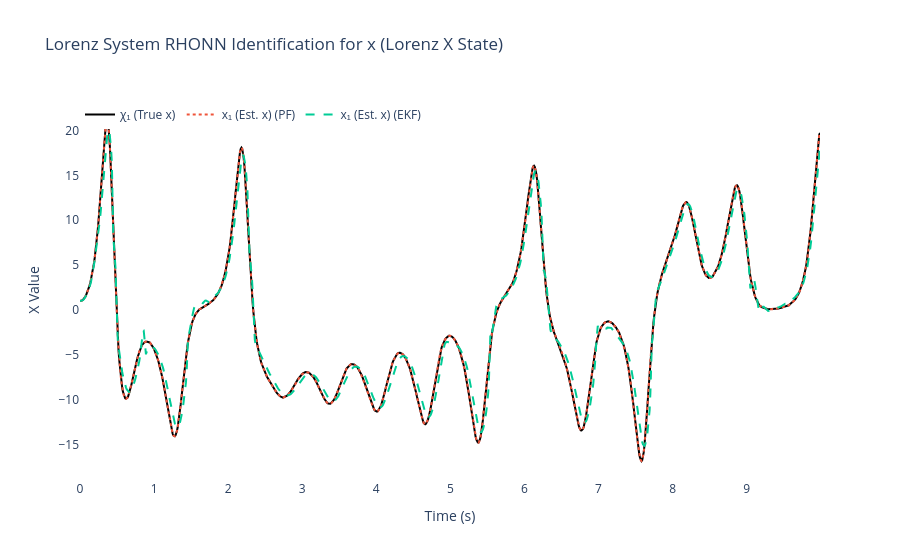
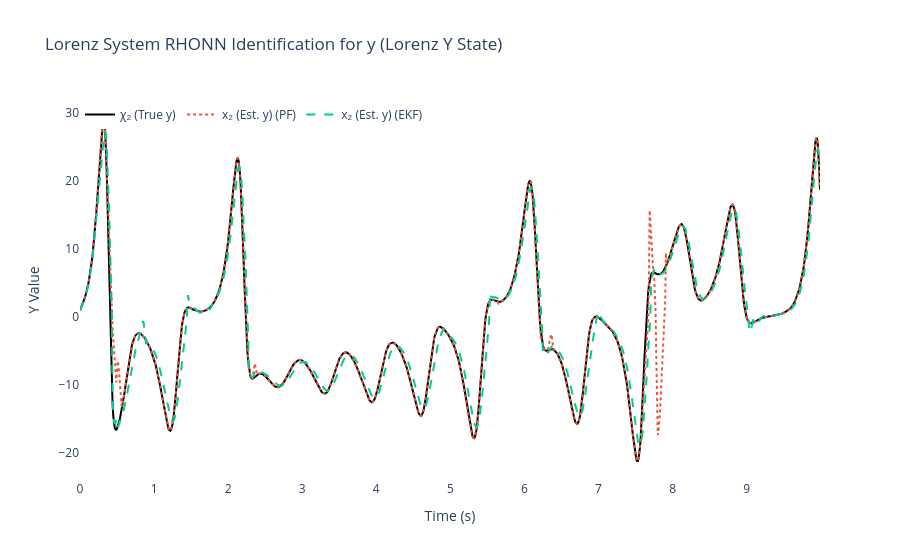
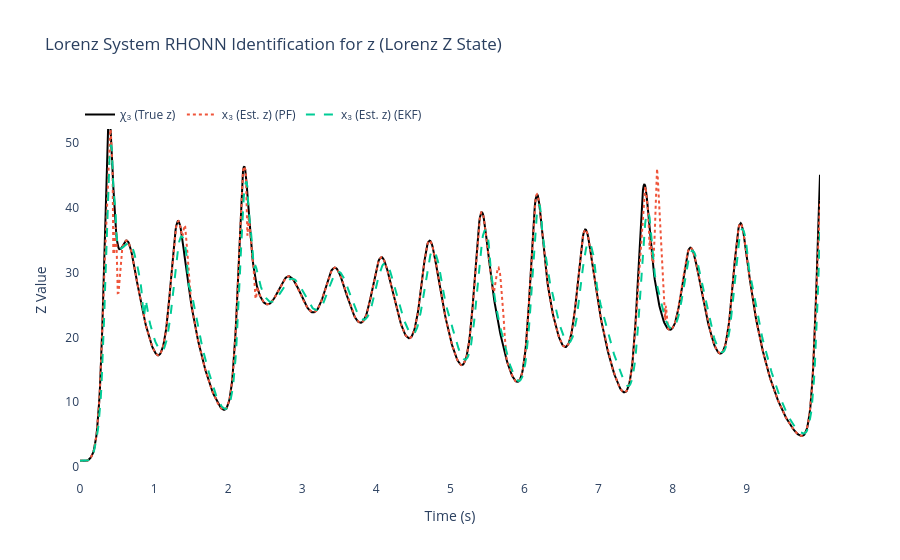
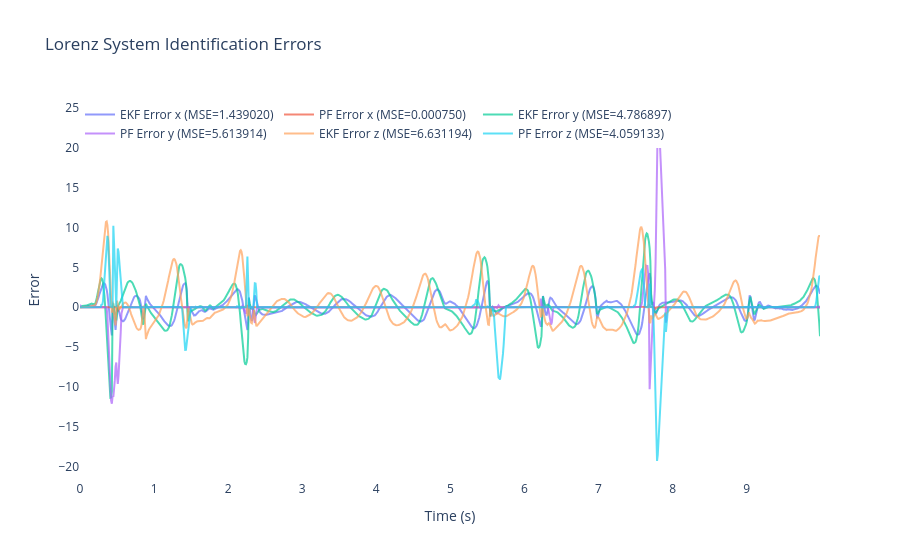

The notebook cell saved with these charts, in order:
### Code cell
# ============================================================
    # 6) Results & plots for Lorenz System
# ============================================================
mse_x1_ekf = np.mean((x_true[:, 0] - x_hat_ekf[:, 0])**2)  # x
mse_x2_ekf = np.mean((x_true[:, 1] - x_hat_ekf[:, 1])**2)  # y
mse_x3_ekf = np.mean((x_true[:, 2] - x_hat_ekf[:, 2])**2)  # z

mse_x1_pf = np.mean((x_true[:, 0] - x_hat_pf[:, 0])**2)   # x
mse_x2_pf = np.mean((x_true[:, 1] - x_hat_pf[:, 1])**2)   # y
mse_x3_pf = np.mean((x_true[:, 2] - x_hat_pf[:, 2])**2)   # z

print(f"\nFinal EKF-RHONN Weights:")
for i in range(3):
    print(f"  Neuron {i+1} (x{i+1}): {ekf_trainer.weights[i]}")

print(f"\nFinal PF-RHONN Weight Estimates:")
pf_estimates = pf_trainer.get_estimate()
for i in range(3):
    print(f"  Neuron {i+1} (x{i+1}): {pf_estimates[i]}")

print("\n--- Performance Comparison (MSE) for Lorenz System ---")
print(f"EKF MSE x1 (x):         {mse_x1_ekf:.6f}")
print(f"EKF MSE x2 (y):         {mse_x2_ekf:.6f}")
print(f"EKF MSE x3 (z):         {mse_x3_ekf:.6f}")
print(f"PF  MSE x1 (x):         {mse_x1_pf:.6f}")
print(f"PF  MSE x2 (y):         {mse_x2_pf:.6f}")
print(f"PF  MSE x3 (z):         {mse_x3_pf:.6f}")

states_info = [
    {'idx': 0, 'var': 'x', 'desc': 'Lorenz X State', 'y_label': 'X Value',
     'chi': 'χ₁ (True x)', 'x': 'x₁ (Est. x)'},
    {'idx': 1, 'var': 'y', 'desc': 'Lorenz Y State', 'y_label': 'Y Value',
     'chi': 'χ₂ (True y)', 'x': 'x₂ (Est. y)'},
    {'idx': 2, 'var': 'z', 'desc': 'Lorenz Z State', 'y_label': 'Z Value',
     'chi': 'χ₃ (True z)', 'x': 'x₃ (Est. z)'}
]

for state_info in states_info:
    i = state_info['idx']
    trace_plant = go.Scatter(x=t_history, y=x_true[:, i], mode='lines',
                            name=state_info['chi'], line=dict(color='black', width=2))
    trace_pf = go.Scatter(x=t_history, y=x_hat_pf[:, i], mode='lines',
                        name=f"{state_info['x']} (PF)", line=dict(dash='dot'))
    trace_ekf = go.Scatter(x=t_history, y=x_hat_ekf[:, i], mode='lines',
                        name=f"{state_info['x']} (EKF)", line=dict(dash='dash'))

    fig = go.Figure([trace_plant, trace_pf, trace_ekf])
    fig.update_layout(
        title=f'Lorenz System RHONN Identification for {state_info["var"]} ({state_info["desc"]})',
        xaxis_title='Time (s)',
        yaxis_title=state_info['y_label'],
        legend=dict(x=0, y=1, orientation='h'),
        font=dict(size=12),
        plot_bgcolor='white',
        paper_bgcolor='white'
    )
    fig.show()

# Errors for all three states
error_x1_ekf = x_true[:, 0] - x_hat_ekf[:, 0]
error_x2_ekf = x_true[:, 1] - x_hat_ekf[:, 1]
error_x3_ekf = x_true[:, 2] - x_hat_ekf[:, 2]

error_x1_pf = x_true[:, 0] - x_hat_pf[:, 0]
error_x2_pf = x_true[:, 1] - x_hat_pf[:, 1]
error_x3_pf = x_true[:, 2] - x_hat_pf[:, 2]

fig2 = go.Figure()
fig2.add_trace(go.Scatter(x=t_history, y=error_x1_ekf, mode='lines',
                        name=f'EKF Error x (MSE={mse_x1_ekf:.6f})', opacity=0.7))
fig2.add_trace(go.Scatter(x=t_history, y=error_x1_pf, mode='lines',
                        name=f'PF Error x (MSE={mse_x1_pf:.6f})', opacity=0.7))
fig2.add_trace(go.Scatter(x=t_history, y=error_x2_ekf, mode='lines',
                        name=f'EKF Error y (MSE={mse_x2_ekf:.6f})', opacity=0.7))
fig2.add_trace(go.Scatter(x=t_history, y=error_x2_pf, mode='lines',
                        name=f'PF Error y (MSE={mse_x2_pf:.6f})', opacity=0.7))
fig2.add_trace(go.Scatter(x=t_history, y=error_x3_ekf, mode='lines',
                        name=f'EKF Error z (MSE={mse_x3_ekf:.6f})', opacity=0.7))
fig2.add_trace(go.Scatter(x=t_history, y=error_x3_pf, mode='lines',
                        name=f'PF Error z (MSE={mse_x3_pf:.6f})', opacity=0.7))
fig2.update_layout(
    title='Lorenz System Identification Errors',
    xaxis_title='Time (s)',
    yaxis_title='Error',
    legend=dict(x=0, y=1, orientation='h'),
    font=dict(size=12),
    plot_bgcolor='white',
    paper_bgcolor='white'
)
fig2.show()

# 3D Phase space plot
fig3d = go.Figure()
fig3d.add_trace(go.Scatter3d(x=x_true[:, 0], y=x_true[:, 1], z=x_true[:, 2],
                           mode='lines', name='True Lorenz Attractor',
                           line=dict(color='black', width=3)))
fig3d.add_trace(go.Scatter3d(x=x_hat_ekf[:, 0], y=x_hat_ekf[:, 1], z=x_hat_ekf[:, 2],
                           mode='lines', name='EKF Estimation',
                           line=dict(color='red', width=2, dash='dash')))
fig3d.add_trace(go.Scatter3d(x=x_hat_pf[:, 0], y=x_hat_pf[:, 1], z=x_hat_pf[:, 2],
                           mode='lines', name='PF Estimation',
                           line=dict(color='blue', width=2, dash='dot')))
fig3d.update_layout(
    title='Lorenz System - 3D Phase Space Comparison',
    scene=dict(
        xaxis_title='X',
        yaxis_title='Y',
        zaxis_title='Z'
    ),
    font=dict(size=12)
)
fig3d.show()

### Figure 1 — Plotly figure (JSON) as saved in the notebook; plotly's stock layout.template omitted (floating-point values rounded to 4 significant figures; data arrays with more than 128 entries replaced by an {"elided": "..."} marker saying what was removed)
{"data": [{"line": {"color": "black", "width": 2}, "mode": "lines", "name": "χ₁ (True x)", "type": "scatter", "x": {"elided": "1000 float values"}, "y": {"elided": "1000 float values"}}, {"line": {"dash": "dot"}, "mode": "lines", "name": "x₁ (Est. x) (PF)", "type": "scatter", "x": {"elided": "1000 float values"}, "y": {"elided": "1000 float values"}}, {"line": {"dash": "dash"}, "mode": "lines", "name": "x₁ (Est. x) (EKF)", "type": "scatter", "x": {"elided": "1000 float values"}, "y": {"elided": "1000 float values"}}], "layout": {"font": {"size": 12}, "legend": {"orientation": "h", "x": 0, "y": 1}, "paper_bgcolor": "white", "plot_bgcolor": "white", "title": {"text": "Lorenz System RHONN Identification for x (Lorenz X State)"}, "xaxis": {"title": {"text": "Time (s)"}}, "yaxis": {"title": {"text": "X Value"}}}}

### Figure 2 — Plotly figure (JSON) as saved in the notebook; plotly's stock layout.template omitted (floating-point values rounded to 4 significant figures; data arrays with more than 128 entries replaced by an {"elided": "..."} marker saying what was removed)
{"data": [{"line": {"color": "black", "width": 2}, "mode": "lines", "name": "χ₂ (True y)", "type": "scatter", "x": {"elided": "1000 float values"}, "y": {"elided": "1000 float values"}}, {"line": {"dash": "dot"}, "mode": "lines", "name": "x₂ (Est. y) (PF)", "type": "scatter", "x": {"elided": "1000 float values"}, "y": {"elided": "1000 float values"}}, {"line": {"dash": "dash"}, "mode": "lines", "name": "x₂ (Est. y) (EKF)", "type": "scatter", "x": {"elided": "1000 float values"}, "y": {"elided": "1000 float values"}}], "layout": {"font": {"size": 12}, "legend": {"orientation": "h", "x": 0, "y": 1}, "paper_bgcolor": "white", "plot_bgcolor": "white", "title": {"text": "Lorenz System RHONN Identification for y (Lorenz Y State)"}, "xaxis": {"title": {"text": "Time (s)"}}, "yaxis": {"title": {"text": "Y Value"}}}}

### Figure 3 — Plotly figure (JSON) as saved in the notebook; plotly's stock layout.template omitted (floating-point values rounded to 4 significant figures; data arrays with more than 128 entries replaced by an {"elided": "..."} marker saying what was removed)
{"data": [{"line": {"color": "black", "width": 2}, "mode": "lines", "name": "χ₃ (True z)", "type": "scatter", "x": {"elided": "1000 float values"}, "y": {"elided": "1000 float values"}}, {"line": {"dash": "dot"}, "mode": "lines", "name": "x₃ (Est. z) (PF)", "type": "scatter", "x": {"elided": "1000 float values"}, "y": {"elided": "1000 float values"}}, {"line": {"dash": "dash"}, "mode": "lines", "name": "x₃ (Est. z) (EKF)", "type": "scatter", "x": {"elided": "1000 float values"}, "y": {"elided": "1000 float values"}}], "layout": {"font": {"size": 12}, "legend": {"orientation": "h", "x": 0, "y": 1}, "paper_bgcolor": "white", "plot_bgcolor": "white", "title": {"text": "Lorenz System RHONN Identification for z (Lorenz Z State)"}, "xaxis": {"title": {"text": "Time (s)"}}, "yaxis": {"title": {"text": "Z Value"}}}}

### Figure 4 — Plotly figure (JSON) as saved in the notebook; plotly's stock layout.template omitted (floating-point values rounded to 4 significant figures; data arrays with more than 128 entries replaced by an {"elided": "..."} marker saying what was removed)
{"data": [{"mode": "lines", "name": "EKF Error x (MSE=1.439020)", "opacity": 0.7, "type": "scatter", "x": {"elided": "1000 float values"}, "y": {"elided": "1000 float values"}}, {"mode": "lines", "name": "PF Error x (MSE=0.000750)", "opacity": 0.7, "type": "scatter", "x": {"elided": "1000 float values"}, "y": {"elided": "1000 float values"}}, {"mode": "lines", "name": "EKF Error y (MSE=4.786897)", "opacity": 0.7, "type": "scatter", "x": {"elided": "1000 float values"}, "y": {"elided": "1000 float values"}}, {"mode": "lines", "name": "PF Error y (MSE=5.613914)", "opacity": 0.7, "type": "scatter", "x": {"elided": "1000 float values"}, "y": {"elided": "1000 float values"}}, {"mode": "lines", "name": "EKF Error z (MSE=6.631194)", "opacity": 0.7, "type": "scatter", "x": {"elided": "1000 float values"}, "y": {"elided": "1000 float values"}}, {"mode": "lines", "name": "PF Error z (MSE=4.059133)", "opacity": 0.7, "type": "scatter", "x": {"elided": "1000 float values"}, "y": {"elided": "1000 float values"}}], "layout": {"font": {"size": 12}, "legend": {"orientation": "h", "x": 0, "y": 1}, "paper_bgcolor": "white", "plot_bgcolor": "white", "title": {"text": "Lorenz System Identification Errors"}, "xaxis": {"title": {"text": "Time (s)"}}, "yaxis": {"title": {"text": "Error"}}}}
